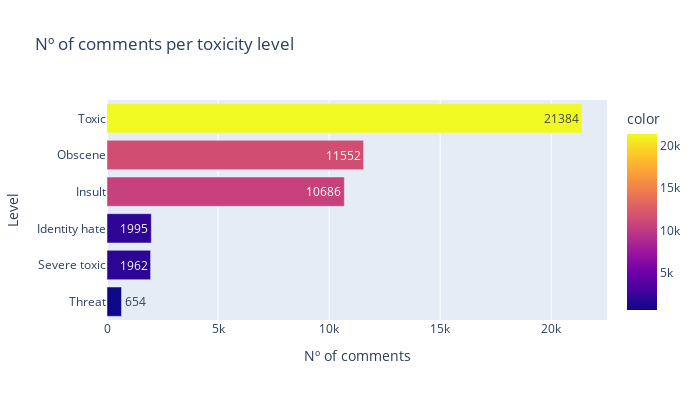

Notebook code cell kept with this figure:
### Markdown cell above
## Train

### Code cell
import plotly.express as px
import plotly.graph_objects as go

cols = [col for col in df_train.columns]
cols.remove('comment_text')
toxic_cats = {}

for i in cols:
    i1 = i.capitalize()
    i1 = i1.replace("_", " ")
    toxic_cats[i1] = df_train[i].value_counts()[1]





fig = px.bar(x=toxic_cats.values(), y=toxic_cats.keys(), text=toxic_cats.values(),
             width=700, height=400, title='Nº of comments per toxicity level',
             color=toxic_cats.values(),
             labels={'x': 'Nº of comments', 'y': 'Level'})
fig.update_layout(barmode='stack', yaxis={'categoryorder':'total ascending'})

with_toxic = {}

for i in cols:
    i1 = i.capitalize()
    i1 = i1.replace("_", " ")
    with_toxic[i1] = sum(np.where((df_train['toxic'] == df_train[i]) & (df_train['toxic'] == 1),
                                   True, False))

fig = px.bar(x=with_toxic.values(), y=with_toxic.keys(), text=with_toxic.values(),
             width=700, height=400, title='Nº of comments per toxicity level',
             color=with_toxic.values(),
             labels={'x': 'Nº of comments', 'y': 'Level'})
fig.update_layout(barmode='stack', yaxis={'categoryorder':'total ascending'})
fig.show()

### Figure 1 — Plotly figure (JSON) as saved in the notebook; plotly's stock layout.template omitted (floating-point values rounded to 4 significant figures)
{"data": [{"alignmentgroup": "True", "hovertemplate": "Nº of comments=%{x}<br>Level=%{y}<br>text=%{text}<br>color=%{marker.color}<extra></extra>", "legendgroup": "", "marker": {"color": [21384, 1962, 11552, 654, 10686, 1995], "coloraxis": "coloraxis"}, "name": "", "offsetgroup": "", "orientation": "h", "showlegend": false, "text": [21384, 1962, 11552, 654, 10686, 1995], "textposition": "auto", "type": "bar", "x": [21384, 1962, 11552, 654, 10686, 1995], "xaxis": "x", "y": ["Toxic", "Severe toxic", "Obscene", "Threat", "Insult", "Identity hate"], "yaxis": "y"}], "layout": {"barmode": "stack", "coloraxis": {"colorbar": {"title": {"text": "color"}}, "colorscale": [[0, "#0d0887"], [0.1111, "#46039f"], [0.2222, "#7201a8"], [0.3333, "#9c179e"], [0.4444, "#bd3786"], [0.5556, "#d8576b"], [0.6667, "#ed7953"], [0.7778, "#fb9f3a"], [0.8889, "#fdca26"], [1, "#f0f921"]]}, "height": 400, "legend": {"tracegroupgap": 0}, "title": {"text": "Nº of comments per toxicity level"}, "width": 700, "xaxis": {"anchor": "y", "domain": [0, 1], "title": {"text": "Nº of comments"}}, "yaxis": {"anchor": "x", "categoryorder": "total ascending", "domain": [0, 1], "title": {"text": "Level"}}}}
